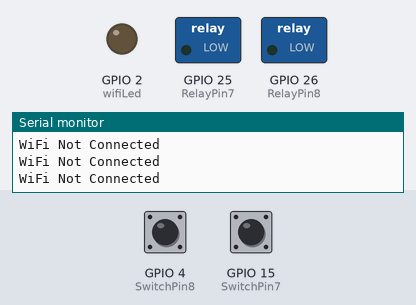
Recording of a sketch running on a simulated ESP32. On the bench: switched loads named in the sketch (green lamp = pin HIGH), output pins drawn as LEDs (lit = HIGH), the last lines printed to the serial monitor. Dashed ring = blinking. The inputs (shaded band) are chosen by the test bench; at power-on: GPIO 4 (SwitchPin8) HIGH, GPIO 15 (SwitchPin7) HIGH. WiFi joins after 1.5 s; servers stay silent unless stated.

Above: at 1.2 s.
1.3 s: GPIO 4 (SwitchPin8) pulled LOW for 3.2 s
At 4.8 s:
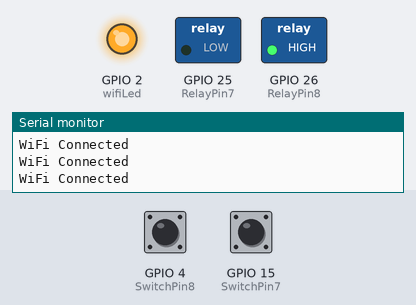
6.0 s: GPIO 15 (SwitchPin7) pulled LOW for 1 s
At 7.5 s:
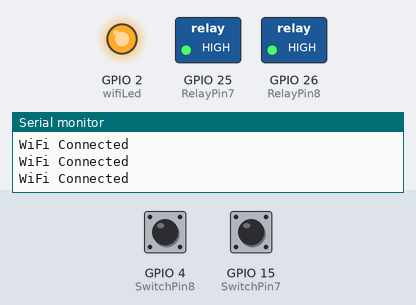
8.6 s: GPIO 4 (SwitchPin8) pulled LOW for 1 s
At 8.95 s:
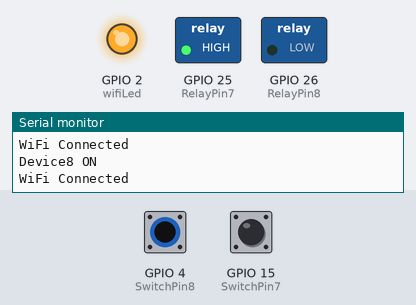
11.2 s: GPIO 4 (SwitchPin8) pulled LOW for 0.15 s
At 12.0 s:
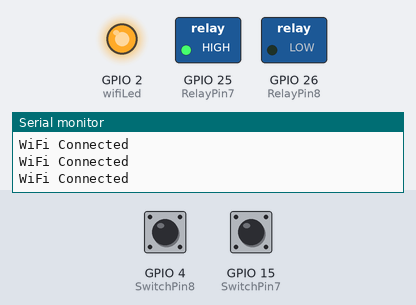
12.9 s: GPIO 15 (SwitchPin7) pulled LOW for 0.15 s
At 14.3 s:
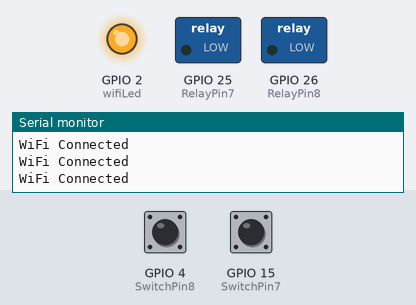
14.6 s: GPIO 4 (SwitchPin8) pulsed LOW 5 times (0.12 s each, 0.3 s apart)
At 16.8 s:
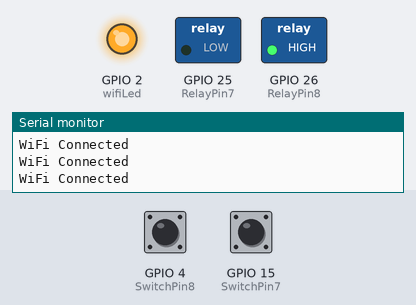
Timing chart, 0 to 18.3 s (numbered marks = the images above; inputs shaded):
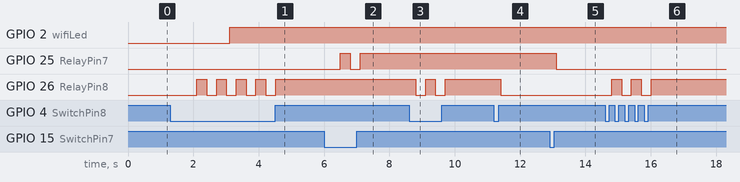

The sketch:

2_realy.ino
```cpp
#define BLYNK_PRINT Serial
#include <WiFi.h>
#include <WiFiClient.h>
#include <BlynkSimpleEsp32.h>


#include <BlynkSimpleEsp32.h>
#include "DHT.h"
// You  get Auth Token in the Blynk App.
// Go to the Project Settings (nut icon).
char auth[] = "1oRviXjgLJBPaNXqwSwJF1yR5RVSyNbO";

// Your WiFi credentials.
// Set password to "" for open networks.
char ssid[] = "Bravo";
char pass[] = "255141A2";

BlynkTimer timer;

#define RelayPin7 25  //D25
#define RelayPin8 26  //D26

#define SwitchPin7 15  //D15
#define SwitchPin8 4   //D4

#define wifiLed    2   //D2

#define VPIN_BUTTON_7    V7
#define VPIN_BUTTON_8    V8

int toggleState_7 = 1; //Define integer to remember the toggle state for relay 7
int toggleState_8 = 1; //Define integer to remember the toggle state for relay 8

int wifiFlag = 0;


void relayOnOff(int relay){

    switch(relay){
            case 7:
             if(toggleState_7 == 1){
              digitalWrite(RelayPin7, LOW); // turn on relay 7
              toggleState_7 = 0;
              Serial.println("Device7 ON");
              }
             else{
              digitalWrite(RelayPin7, HIGH); // turn off relay 7
              toggleState_7 = 1;
              Serial.println("Device7 OFF");
              }
             delay(100);
      break;
      case 8:
             if(toggleState_8 == 1){
              digitalWrite(RelayPin8, LOW); // turn on relay 8
              toggleState_8 = 0;
              Serial.println("Device8 ON");
              }
             else{
              digitalWrite(RelayPin8, HIGH); // turn off relay 8
              toggleState_8 = 1;
              Serial.println("Device8 OFF");
              }
             delay(100);
      break;
      default : break;
      }
}

void with_internet(){
    //Manual Switch Control
    if (digitalRead(SwitchPin7) == LOW){
      delay(200);
      relayOnOff(7);
      Blynk.virtualWrite(VPIN_BUTTON_7, toggleState_7);   // Update Button Widget
    }
    else if (digitalRead(SwitchPin8) == LOW){
      delay(200);
      relayOnOff(8);
      Blynk.virtualWrite(VPIN_BUTTON_8, toggleState_8);   // Update Button Widget
    }
}
void without_internet(){
    //Manual Switch Control
    if (digitalRead(SwitchPin7) == LOW){
      delay(200);
      relayOnOff(7);
    }
    else if (digitalRead(SwitchPin8) == LOW){
      delay(200);
      relayOnOff(8);
    }
}

BLYNK_CONNECTED() {
  // Request the latest state from the server
  Blynk.syncVirtual(VPIN_BUTTON_7);
  Blynk.syncVirtual(VPIN_BUTTON_8);
}
// When App button is pushed - switch the state

BLYNK_WRITE(VPIN_BUTTON_7) {
  toggleState_7 = param.asInt();
  digitalWrite(RelayPin7, toggleState_7);
}

BLYNK_WRITE(VPIN_BUTTON_8) {
  toggleState_8 = param.asInt();
  digitalWrite(RelayPin8, toggleState_8);
}


void checkBlynkStatus() { // called every 3 seconds by SimpleTimer

    bool isconnected = Blynk.connected();
    if (isconnected == false) {
      wifiFlag = 1;
      digitalWrite(wifiLed, LOW); //Turn off WiFi LED
    }
    if (isconnected == true) {
      wifiFlag = 0;
      digitalWrite(wifiLed, HIGH); //Turn on WiFi LED
    }
  }
  void setup()
  {
    Serial.begin(9600);

      pinMode(RelayPin7, OUTPUT);
  pinMode(RelayPin8, OUTPUT);

  pinMode(wifiLed, OUTPUT);

    pinMode(SwitchPin7, INPUT_PULLUP);
  pinMode(SwitchPin8, INPUT_PULLUP);

  //During Starting all Relays should TURN OFF
    WiFi.begin(ssid, pass);
  timer.setInterval(3000L, checkBlynkStatus); // check if Blynk server is connected every 3 seconds
  Blynk.config(auth);
}

void loop()
{
  if (WiFi.status() != WL_CONNECTED)
  {
    Serial.println("WiFi Not Connected");
  }
  else
  {
    Serial.println("WiFi Connected");
    Blynk.run();
  }

  timer.run(); // Initiates SimpleTimer
  if (wifiFlag == 0)
    with_internet();
  else
    without_internet();
}
```

Measured:
- after the input at 1.3 s, GPIO 26 (RelayPin8): alternates HIGH for 0.30 s and LOW for 0.30 s, 9 changes in all, then stays HIGH, starting after 0.81 s
- after the input at 6.0 s, GPIO 25 (RelayPin7): LOW → HIGH after 0.50 s, → LOW 0.30 s later, → HIGH 0.30 s later
- after the input at 8.6 s, GPIO 26 (RelayPin8): alternates HIGH for 0.30 s and LOW for 0.30 s, 4 changes in all, then stays HIGH, starting after 0.20 s
- after the input at 11.2 s, GPIO 26 (RelayPin8): HIGH → LOW after 0.21 s
- after the input at 12.9 s, GPIO 25 (RelayPin7): HIGH → LOW after 0.21 s
- after the input at 14.6 s, GPIO 26 (RelayPin8): alternates HIGH for 0.30 s and LOW for 0.30 s, 5 changes in all, then stays HIGH, starting after 0.21 s
